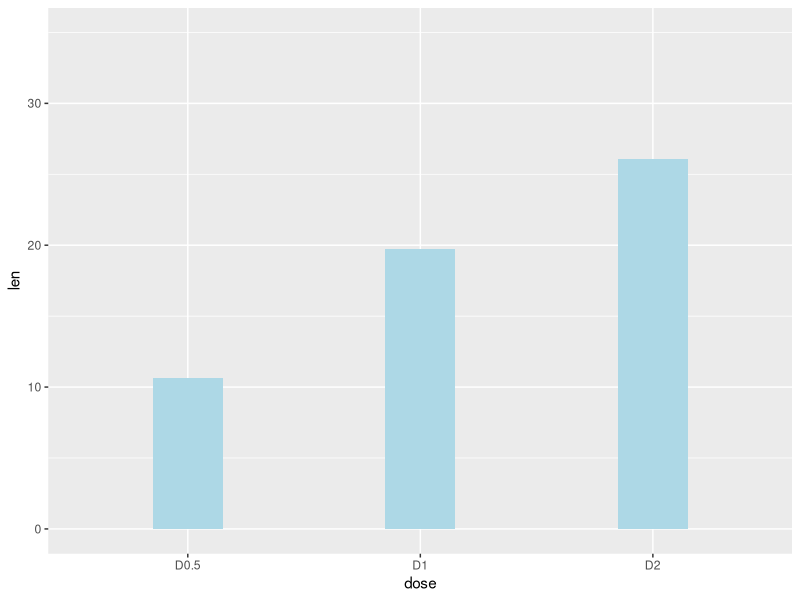
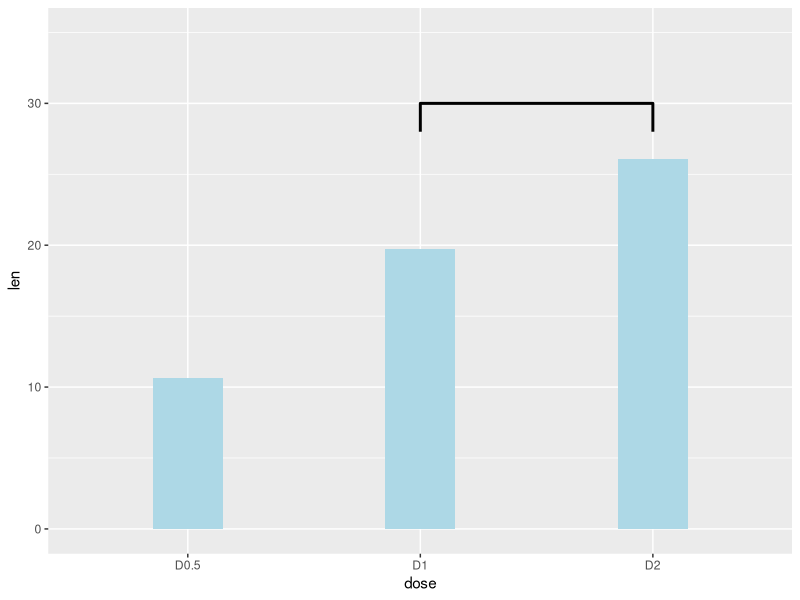
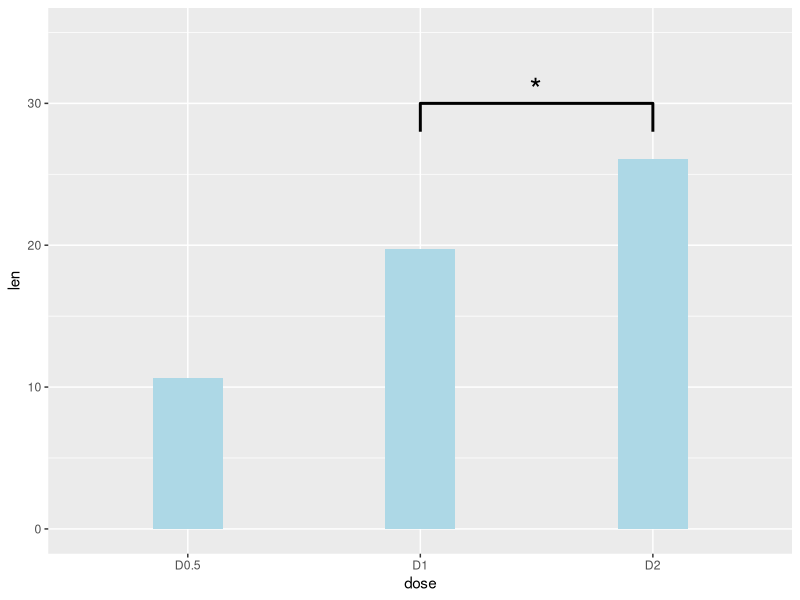

The R script that drew these images, in order: (Note: this script raises an error after producing the figures.)
library(ggplot2)

####################### start with barplot #######################

data_tooth <- ToothGrowth
means <- c(mean(data_tooth[data_tooth$dose == 0.5,]$len), mean(data_tooth[data_tooth$dose == 1,]$len), mean(data_tooth[data_tooth$dose == 2,]$len)) 
df <- data.frame(dose=c("D0.5", "D1", "D2"), len=means)
p<-ggplot(data=df, aes(x=dose, y=len)) + geom_bar(stat="identity", fill = "lightblue", width = 0.3) + expand_limits(y = c(0, 35))
p

############## add the significance bar by hand ##############

# draw the bar
p <- p + geom_path(data = data.frame(x = c(2, 2, 3, 3), y = c(28, 30, 30, 28)), aes(x = x, y = y), size = 1)
p

# add the *
p <- p + annotate("text", x = 2.495, y = 31, label = "*", size = 8)
p


############## add the significance bar "automatically" ##############
# for this example, the bar will be between the first and second bars

# (1) get coordinates for the significance line

# 1-1 get x coordinates
# should be just the mean of the bar

coords = ggplot_build(p)$data[[1]]
xcoord_bar1 = mean(c(coords[1,]$xmin, coords[1,]$xmax))
xcoord_bar2 = mean(c(coords[2,]$xmin, coords[2,]$xmax))
xcoord_bar3 = mean(c(coords[3,]$xmin, coords[3,]$xmax))

# 1-2 get y coordinates
# need 2 values, bottom and top of |
# should be above the highest of the 2 bars for the low value, and the high value should just be a fixed proportion higher than the low

ycoord_bar1 = coords[1,6]
ycoord_bar2 = coords[2,6]
ycoord_bar3 = coords[3,6]

# I guess "above" cannot be a fixed value, but needs to be a proportion depending on the size of the y breaks of the graph

y_range = ggplot_build(p)$layout$panel_ranges[[1]]$y.range
y_sum = sum(abs(y_range))
y_scale = (7.5/100)*y_sum # this will be by how much the bottom of the | will be up the bar
bar_height = y_scale + ((5/100)*y_sum) # this will be the height of the | bar

# finally
ycoord_top = max(ycoord_bar1, ycoord_bar2)
coord_bar = data.frame(x = c(xcoord_bar1, xcoord_bar1, xcoord_bar2, xcoord_bar2), y = c(ycoord_top + y_scale, ycoord_top + bar_height, ycoord_top + bar_height, ycoord_top + y_scale))

# (2) get coordinates for the *
# should be in the middle of the bar for the x coordinate, and just a bit above it for y (using relative "above" again)

star_x = mean(c(xcoord_bar1, xcoord_bar2))
star_y = ycoord_top + bar_height + ((2.75/100)*y_sum)
coord_star = c(star_x, star_y)

# (3) Final

p = p + geom_path(data = coord_bar, aes(x=x, y=y), size = 1) + annotate("text", x = star_x, y = star_y, label = "*", size = 8)
p

